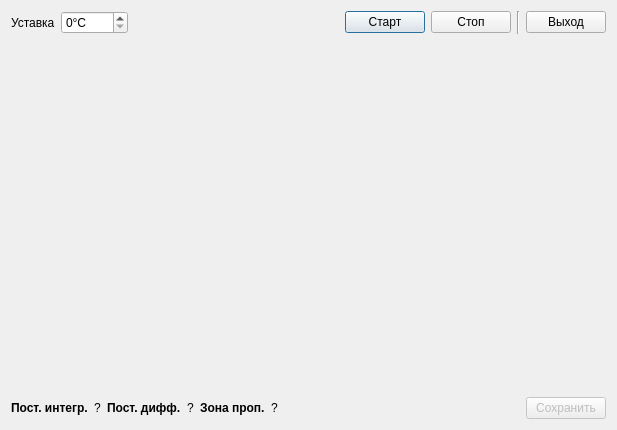
<ui version="4.0" >
 <class>CalibrateFurnaceDialog</class>
 <widget class="QDialog" name="CalibrateFurnaceDialog" >
  <property name="windowModality" >
   <enum>Qt::ApplicationModal</enum>
  </property>
  <property name="geometry" >
   <rect>
    <x>0</x>
    <y>0</y>
    <width>617</width>
    <height>430</height>
   </rect>
  </property>
  <property name="windowTitle" >
   <string>Наастройка режима работы термокамеры</string>
  </property>
  <layout class="QVBoxLayout" >
   <item>
    <layout class="QHBoxLayout" >
     <item>
      <widget class="QLabel" name="label" >
       <property name="text" >
        <string>Уставка</string>
       </property>
      </widget>
     </item>
     <item>
      <widget class="QSpinBox" name="sbSetPoint" >
       <property name="suffix" >
        <string>°C</string>
       </property>
       <property name="maximum" >
        <number>1000</number>
       </property>
       <property name="singleStep" >
        <number>50</number>
       </property>
      </widget>
     </item>
     <item>
      <spacer>
       <property name="orientation" >
        <enum>Qt::Horizontal</enum>
       </property>
       <property name="sizeHint" >
        <size>
         <width>40</width>
         <height>20</height>
        </size>
       </property>
      </spacer>
     </item>
     <item>
      <widget class="QPushButton" name="pbStart" >
       <property name="text" >
        <string>Старт</string>
       </property>
      </widget>
     </item>
     <item>
      <widget class="QPushButton" name="pbStop" >
       <property name="text" >
        <string>Стоп</string>
       </property>
      </widget>
     </item>
     <item>
      <widget class="Line" name="line" >
       <property name="orientation" >
        <enum>Qt::Vertical</enum>
       </property>
      </widget>
     </item>
     <item>
      <widget class="QPushButton" name="pbExit" >
       <property name="text" >
        <string>Выход</string>
       </property>
      </widget>
     </item>
    </layout>
   </item>
   <item>
    <widget class="QwtPlot" name="qwtpData" />
   </item>
   <item>
    <layout class="QHBoxLayout" >
     <item>
      <widget class="QLabel" name="label_2" >
       <property name="text" >
        <string>&lt;b>Пост. интегр.</string>
       </property>
      </widget>
     </item>
     <item>
      <widget class="QLabel" name="lTIntegr" >
       <property name="text" >
        <string>?</string>
       </property>
      </widget>
     </item>
     <item>
      <widget class="QLabel" name="label_3" >
       <property name="text" >
        <string>&lt;b>Пост. дифф.</string>
       </property>
      </widget>
     </item>
     <item>
      <widget class="QLabel" name="lTDiff" >
       <property name="text" >
        <string>?</string>
       </property>
      </widget>
     </item>
     <item>
      <widget class="QLabel" name="label_4" >
       <property name="text" >
        <string>&lt;b>Зона проп.</string>
       </property>
      </widget>
     </item>
     <item>
      <widget class="QLabel" name="lPb" >
       <property name="text" >
        <string>?</string>
       </property>
      </widget>
     </item>
     <item>
      <spacer>
       <property name="orientation" >
        <enum>Qt::Horizontal</enum>
       </property>
       <property name="sizeHint" >
        <size>
         <width>40</width>
         <height>20</height>
        </size>
       </property>
      </spacer>
     </item>
     <item>
      <widget class="QPushButton" name="pbSave" >
       <property name="enabled" >
        <bool>false</bool>
       </property>
       <property name="text" >
        <string>Сохранить</string>
       </property>
      </widget>
     </item>
    </layout>
   </item>
  </layout>
 </widget>
 <customwidgets>
  <customwidget>
   <class>QwtPlot</class>
   <extends>QFrame</extends>
   <header>qwt_plot.h</header>
  </customwidget>
 </customwidgets>
 <resources/>
 <connections>
  <connection>
   <sender>pbExit</sender>
   <signal>clicked()</signal>
   <receiver>CalibrateFurnaceDialog</receiver>
   <slot>close()</slot>
   <hints>
    <hint type="sourcelabel" >
     <x>401</x>
     <y>93</y>
    </hint>
    <hint type="destinationlabel" >
     <x>247</x>
     <y>149</y>
    </hint>
   </hints>
  </connection>
 </connections>
</ui>
